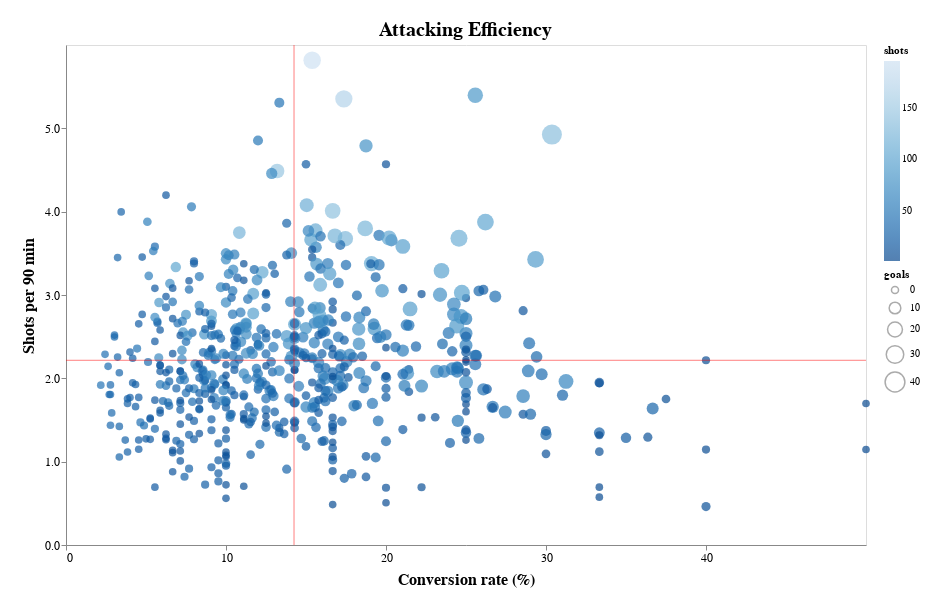

Notebook code cell kept with this figure:
### Markdown cell above
# Visualisasi

### Code cell
scat = alt.Chart(df3).mark_circle().encode(
  y='shot90:Q',
  x='goalshot:Q',
  size=alt.Size('goals:Q', scale=alt.Scale(range=[50, 400]),legend=alt.Legend(symbolFillColor='white')),
  color=alt.Color("shots:Q",scale=alt.Scale(scheme='blues',reverse=True)),
  tooltip=[alt.Tooltip('player_name', title='name'),
           alt.Tooltip('team_title', title='team'),
           alt.Tooltip('goals', title='goals'),
           alt.Tooltip('shots', title='shots'),
           alt.Tooltip('shot90', title='shot per 90 min'),
           alt.Tooltip('goalshot', title='goals per shot')]
).properties(
    width=800,
    height=500
)
 
alt.themes.enable("dark")
 
#bikin garis average
rule1 = alt.Chart(df3).mark_rule(color='red',opacity=0.5).encode(
    y=alt.Y('mean(shot90):Q', title='Shots per 90 min', axis=alt.Axis(grid=False, titleFontSize=16, labelFontSize=12, titlePadding=8, values=list(range(0, 6, 1))))
)
rule2 = alt.Chart(df3).mark_rule(color='red',opacity=0.5).encode(
    x=alt.X('mean(goalshot):Q', title='Conversion rate (%)', axis=alt.Axis(grid=False, titleFontSize=16, labelFontSize=12, titlePadding=8, values=list(range(0, 50, 10))))
)
 
text1 = alt.Chart({'values':[{'x': 4, 'y': 5.8}]}).mark_text(
    text='aggresive, wasteful',color='white',size=12).encode(
    x='x:Q', y='y:Q'
)
text2 = alt.Chart({'values':[{'x': 4, 'y': 0.2}]}).mark_text(
    text='passive, wasteful',color='white',size=12).encode(
    x='x:Q', y='y:Q'
)
text3 = alt.Chart({'values':[{'x': 46, 'y': 5.8}]}).mark_text(
    text='aggresive, clinical',color='white',size=12).encode(
    x='x:Q', y='y:Q'
)
text4 = alt.Chart({'values':[{'x': 46, 'y': 0.2}]}).mark_text(
    text='passive, clinical',color='white',size=12).encode(
    x='x:Q', y='y:Q'
)
 
(scat + rule1 + rule2 + text1 + text2 + text3 + text4).properties(width=600, title="Attacking Efficiency", padding=20).configure_title(fontSize=20)

### Figure 1 — Vega-Lite specification as saved in the notebook (floating-point values rounded to 4 significant figures; data arrays with more than 128 entries replaced by an {"elided": "..."} marker saying what was removed)
{"usermeta": {"embedOptions": {"theme": "dark"}}, "config": {"view": {"continuousWidth": 400, "continuousHeight": 300}, "title": {"fontSize": 20}}, "layer": [{"mark": "circle", "encoding": {"color": {"type": "quantitative", "field": "shots", "scale": {"reverse": true, "scheme": "blues"}}, "size": {"type": "quantitative", "field": "goals", "legend": {"symbolFillColor": "white"}, "scale": {"range": [50, 400]}}, "tooltip": [{"type": "nominal", "field": "player_name", "title": "name"}, {"type": "nominal", "field": "team_title", "title": "team"}, {"type": "quantitative", "field": "goals", "title": "goals"}, {"type": "quantitative", "field": "shots", "title": "shots"}, {"type": "quantitative", "field": "shot90", "title": "shot per 90 min"}, {"type": "quantitative", "field": "goalshot", "title": "goals per shot"}], "x": {"type": "quantitative", "field": "goalshot"}, "y": {"type": "quantitative", "field": "shot90"}}, "height": 500, "width": 800}, {"mark": {"type": "rule", "color": "red", "opacity": 0.5}, "encoding": {"y": {"type": "quantitative", "aggregate": "mean", "axis": {"grid": false, "labelFontSize": 12, "titleFontSize": 16, "titlePadding": 8, "values": [0, 1, 2, 3, 4, 5]}, "field": "shot90", "title": "Shots per 90 min"}}}, {"mark": {"type": "rule", "color": "red", "opacity": 0.5}, "encoding": {"x": {"type": "quantitative", "aggregate": "mean", "axis": {"grid": false, "labelFontSize": 12, "titleFontSize": 16, "titlePadding": 8, "values": [0, 10, 20, 30, 40]}, "field": "goalshot", "title": "Conversion rate (%)"}}}, {"data": {"name": "data-0f6d68ab76899ad2f87fa466aeb54beb"}, "mark": {"type": "text", "color": "white", "size": 12, "text": "aggresive, wasteful"}, "encoding": {"x": {"type": "quantitative", "field": "x"}, "y": {"type": "quantitative", "field": "y"}}}, {"data": {"name": "data-8c4824bfdbebf9dd7dbf72b704043211"}, "mark": {"type": "text", "color": "white", "size": 12, "text": "passive, wasteful"}, "encoding": {"x": {"type": "quantitative", "field": "x"}, "y": {"type": "quantitative", "field": "y"}}}, {"data": {"name": "data-1ec3777d268354a09678cc7e39d2e042"}, "mark": {"type": "text", "color": "white", "size": 12, "text": "aggresive, clinical"}, "encoding": {"x": {"type": "quantitative", "field": "x"}, "y": {"type": "quantitative", "field": "y"}}}, {"data": {"name": "data-7ca15ccb75fbc4e6d1090a1e1afd8ef7"}, "mark": {"type": "text", "color": "white", "size": 12, "text": "passive, clinical"}, "encoding": {"x": {"type": "quantitative", "field": "x"}, "y": {"type": "quantitative", "field": "y"}}}], "data": {"name": "data-73862b005cbe07106b1588fe5bb24628"}, "padding": 20, "title": "Attacking Efficiency", "width": 600, "$schema": "https://vega.github.io/schema/vega-lite/v4.8.1.json", "datasets": {"data-73862b005cbe07106b1588fe5bb24628": {"elided": "590 records"}, "data-0f6d68ab76899ad2f87fa466aeb54beb": [{"x": 4, "y": 5.8}], "data-8c4824bfdbebf9dd7dbf72b704043211": [{"x": 4, "y": 0.2}], "data-1ec3777d268354a09678cc7e39d2e042": [{"x": 46, "y": 5.8}], "data-7ca15ccb75fbc4e6d1090a1e1afd8ef7": [{"x": 46, "y": 0.2}]}}
